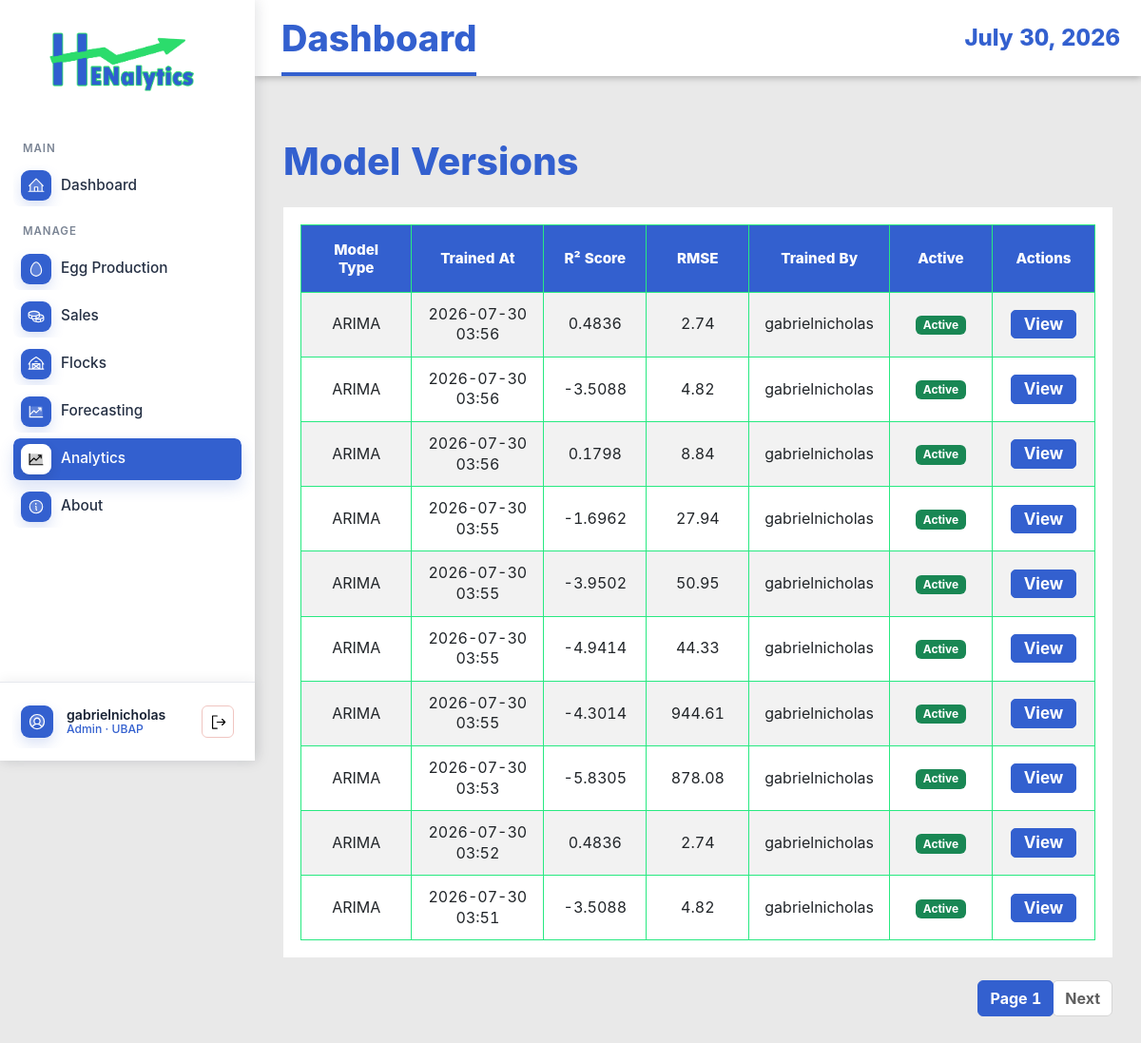
The app's page /model-versions/ (signed in), older data.
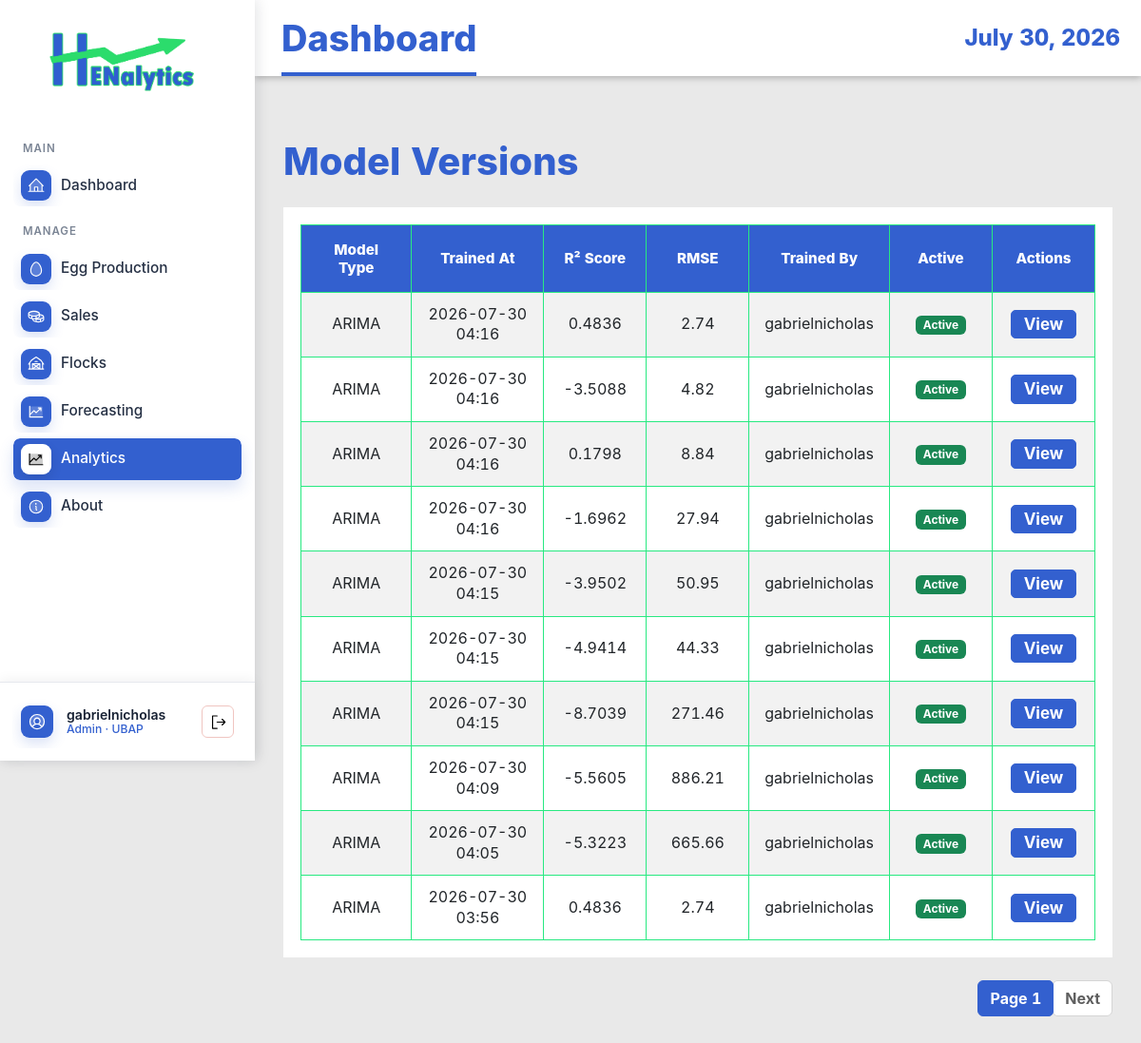
The same page, newer data.
### EggProduction/models.py (models this page shows, shortened)
class ModelVersion(models.Model):
    MODEL_TYPE_CHOICES = (
        ('arima', 'ARIMA'),
        ('mlr', 'Multiple Linear Regression'),
        ('hybrid', 'Hybrid Model'),
        ('lstm', 'LSTM Neural Network'),
    )
    model_type = models.CharField(max_length=20, choices=MODEL_TYPE_CHOICES)
    trained_at = models.DateTimeField(auto_now_add=True)
    triggered_by = models.ForeignKey(User, on_delete=models.SET_NULL, null=True)
    r2_score = models.DecimalField(max_digits=5, decimal_places=4, null=True, blank=True)
    rmse = models.DecimalField(max_digits=10, decimal_places=2, null=True, blank=True)
    mae = models.DecimalField(max_digits=10, decimal_places=2, null=True, blank=True)
    mape = models.DecimalField(max_digits=8, decimal_places=2, null=True, blank=True)
    baseline_rmse = models.DecimalField(max_digits=10, decimal_places=2, null=True, blank=True)
    aic_score = models.DecimalField(max_digits=15, decimal_places=2, null=True, blank=True)
    arima_order = models.CharField(max_length=20, null=True, blank=True, help_text="Format: (p,d,q)")
    pkl_path = models.CharField(max_length=255, null=True, blank=True)
    is_active = models.BooleanField(default=True)
    training_rows = models.IntegerField(null=True, blank=True)
    created_at = models.DateTimeField(auto_now_add=True)
    class Meta:
        ordering = ['-trained_at']
        verbose_name_plural = "Model Versions"

### EggProduction/views.py (the view)
# urls.py: path('model-versions/', views.ModelVersionListView.as_view(), name='model-version-list'),
class ModelVersionListView(ManagerAccessMixin, ListView):
    model = ModelVersion
    template_name = 'egg_production/model_version_list.html'
    context_object_name = 'models'
    paginate_by = 10
    ordering = ['-trained_at']

### EggProduction/views.py (called while the page is built)
    def test_func(self):
        user = self.request.user
        try:
            profile = UserProfile.objects.get(user=user)
            return profile.role in ['admin', 'manager']
        except UserProfile.DoesNotExist:
            return user.is_superuser

### EggProduction/templates/egg_production/model_version_list.html (shortened to what this page needs)
{% extends 'base.html' %}
{% load static %}
{% block content %}
<div class="container mt-4">
    <h1 class="mb-4">Model Versions</h1>
    {% if models %}
    <div class="table-responsive">
        <table class="table table-striped table-hover">
            <thead class="table-dark">
                <tr>
                    <th>Model Type</th>
                    <th>Trained At</th>
                    <th>R² Score</th>
                    <th>RMSE</th>
                    <th>Trained By</th>
                    <th>Active</th>
                    <th>Actions</th>
                </tr>
            </thead>
            <tbody>
                {% for model in models %}
                <tr>
                    <td>{{ model.get_model_type_display }}</td>
                    <td>{{ model.trained_at|date:"Y-m-d H:i" }}</td>
                    <td>{{ model.r2_score|default:"N/A" }}</td>
                    <td>{{ model.rmse|default:"N/A" }}</td>
                    <td>{{ model.triggered_by.get_full_name|default:model.triggered_by.username }}</td>
                    <td>
                        {% if model.is_active %}
                        <span class="badge bg-success">Active</span>
                        {% else %}
                        <span class="badge bg-secondary">Inactive</span>
                        {% endif %}
                    </td>
                    <td>
                        <a href="{% url 'eggproduction:model-version-detail' model.pk %}"
                            class="btn btn-sm btn-info">View</a>
                    </td>
                </tr>
                {% endfor %}
            </tbody>
        </table>
    </div>
    {% if is_paginated %}
    <nav aria-label="Page navigation">
        <ul class="pagination justify-content-center">
            <li class="page-item active"><a class="page-link" href="#">Page {{ page_obj.number }}</a></li>
            {% if page_obj.has_next %}
            <li class="page-item"><a class="page-link" href="?page={{ page_obj.next_page_number }}">Next</a></li>
            {% endif %}
        </ul>
    </nav>
    {% endif %}
    {% else %}
    <div class="alert alert-info">No models available.</div>
    {% endif %}
</div>
{% endblock %}

### EggProduction/templates/base.html (shortened to what the changed rows need)
{% load static %}
<!DOCTYPE html>
<html lang="en">
<head>
    <link href="https://cdn.jsdelivr.net/npm/bootstrap@5.3.0/dist/css/bootstrap.min.css" rel="stylesheet">
    <link rel="stylesheet" href="https://cdn.datatables.net/1.13.8/css/jquery.dataTables.min.css">
    <link rel="stylesheet" href="https://cdn.datatables.net/buttons/2.4.2/css/buttons.dataTables.min.css">
    <link rel="stylesheet" href="{% static 'EggProduction/css/style.css' %}">
</head>
<body class="{% if request.user.is_authenticated %}app-body{% else %}auth-body{% endif %}">
    {% if request.user.is_authenticated %}
    <div class="app-shell">
        <aside class="app-sidebar">
            <a href="{% url 'eggproduction:dashboard' %}" class="brand-lockup">
                <img src="{% static 'EggProduction/img/logo-login.png' %}" alt="Henalytics">
            </a>
            <nav class="side-nav" aria-label="Main navigation">
                <div class="nav-section-label">MAIN</div>
                <a href="{% url 'eggproduction:dashboard' %}"
                    class="side-link {% if request.resolver_match.url_name == 'dashboard' %}active{% endif %}">
                    <img class="side-icon side-img-icon" src="{% static 'EggProduction/img/house-line-duotone.svg' %}"
                        alt="" aria-hidden="true">
                    <span>Dashboard</span>
                </a>
                <div class="nav-section-label">MANAGE</div>
                <a href="{% url 'eggproduction:production-log-list' %}"
                    class="side-link {% if 'production-log' in request.resolver_match.url_name or 'grading-log' in request.resolver_match.url_name %}active{% endif %}">
                    <img class="side-icon side-img-icon" src="{% static 'EggProduction/img/egg-duotone.svg' %}" alt=""
                        aria-hidden="true">
                    <span>Egg Production</span>
                </a>
                <a href="{% url 'eggproduction:sales-transaction-list' %}"
                    class="side-link {% if 'sales-transaction' in request.resolver_match.url_name or 'sales-item' in request.resolver_match.url_name %}active{% endif %}">
                    <img class="side-icon side-img-icon" src="{% static 'EggProduction/img/coins-duotone.svg' %}" alt=""
                        aria-hidden="true">
                    <span>Sales</span>
                </a>
                <a href="{% url 'eggproduction:flock-list' %}"
                    class="side-link {% if 'flock' in request.resolver_match.url_name %}active{% endif %}">
                    <img class="side-icon side-img-icon" src="{% static 'EggProduction/img/barn-duotone.svg' %}" alt=""
                        aria-hidden="true">
                    <span>Flocks</span>
                </a>
                {% if request.user.is_superuser or request.user.userprofile.role == 'admin' or request.user.userprofile.role == 'manager' %}
                <a href="{% url 'eggproduction:experimental-forecasting' %}"
                    class="side-link {% if request.resolver_match.url_name == 'experimental-forecasting' %}active{% endif %}">
                    <img class="side-icon side-img-icon" src="{% static 'EggProduction/img/chart-line-up-duotone.svg' %}"
                        alt="" aria-hidden="true">
                    <span>Forecasting</span>
                </a>
                <a href="{% url 'eggproduction:harvest-forecast-list' %}"
                    class="side-link {% if request.resolver_match.url_name != 'experimental-forecasting' and 'forecast' in request.resolver_match.url_name or 'model-version' in request.resolver_match.url_name %}active{% endif %}">
                    <img class="side-icon side-img-icon" src="{% static 'EggProduction/img/chart-line-up-duotone.svg' %}"
                        alt="" aria-hidden="true">
                    <span>Analytics</span>
                </a>
                {% endif %}
                <a href="{% url 'index' %}"
                    class="side-link {% if request.resolver_match.url_name == 'index' %}active{% endif %}">
                    <img class="side-icon side-img-icon" src="{% static 'EggProduction/img/info-duotone.svg' %}" alt=""
                        aria-hidden="true">
                    <span>About</span>
                </a>
            </nav>
            <div class="sidebar-account">
                <div class="account-summary">
                    <img class="account-avatar-img" src="{% static 'EggProduction/img/user-circle-duotone.svg' %}" alt=""
                        aria-hidden="true">
                    <span class="account-copy">
                        <span class="account-name">{{ request.user.get_full_name|default:request.user.username }}</span>
                        <span class="account-role">
                            {% if request.user.is_superuser %}
                            Admin
                            {% elif request.user.userprofile.display_role %}
                            {{ request.user.userprofile.display_role }}
                            {% else %}
                            Staff
                            {% endif %}
                            &middot; UBAP
                        </span>
                    </span>
                    <form method="post" action="{% url 'logout' %}" class="account-logout-form account-logout-inline" data-swal-logout
                        data-swal-title="Sign out?"
                        data-swal-text="You will be returned to the login page."
                        data-swal-confirm-text="Sign out"
                        data-swal-cancel-text="Stay signed in">
                        <button type="submit" class="account-logout-button" title="Logout" aria-label="Logout">
                            <img class="logout-icon-img" src="{% static 'EggProduction/img/sign-out.svg' %}" alt="" aria-hidden="true">
                        </button>
                    </form>
                </div>
            </div>
        </aside>
        <section class="app-panel">
            <header class="app-topbar">
                <h1>{% block page_title %}Dashboard{% endblock %}</h1>
                <time>{% now "F j, Y" %}</time>
            </header>
            <main class="app-content">
                {% else %}
                <main>
                    {% endif %}
                    {% block content %}{% endblock %}
                    {% if request.user.is_authenticated %}
                </main>
        </section>
    </div>
    {% else %}
    </main>
    {% endif %}
</body>
</html>

Row changes from the older to the newer data that the page shows:
no longer on this page (row unchanged): ModelVersion: model_type "ARIMA", trained_at "2026-07-30 03:56", r2_score "-3.5088", rmse "4.82", triggered_by.get_full_name "gabrielnicholas", is_active "Active"
no longer on this page (row unchanged): ModelVersion: model_type "ARIMA", trained_at "2026-07-30 03:56", r2_score "0.1798", rmse "8.84", triggered_by.get_full_name "gabrielnicholas", is_active "Active"
no longer on this page (row unchanged): ModelVersion: model_type "ARIMA", trained_at "2026-07-30 03:55", r2_score "-1.6962", rmse "27.94", triggered_by.get_full_name "gabrielnicholas", is_active "Active"
no longer on this page (row unchanged): ModelVersion: model_type "ARIMA", trained_at "2026-07-30 03:55", r2_score "-3.9502", rmse "50.95", triggered_by.get_full_name "gabrielnicholas", is_active "Active"
no longer on this page (row unchanged): ModelVersion: model_type "ARIMA", trained_at "2026-07-30 03:55", r2_score "-4.9414", rmse "44.33", triggered_by.get_full_name "gabrielnicholas", is_active "Active"
no longer on this page (row unchanged): ModelVersion: model_type "ARIMA", trained_at "2026-07-30 03:55", r2_score "-4.3014", rmse "944.61", triggered_by.get_full_name "gabrielnicholas", is_active "Active"
no longer on this page (row unchanged): ModelVersion: model_type "ARIMA", trained_at "2026-07-30 03:53", r2_score "-5.8305", rmse "878.08", triggered_by.get_full_name "gabrielnicholas", is_active "Active"
no longer on this page (row unchanged): ModelVersion: model_type "ARIMA", trained_at "2026-07-30 03:52", r2_score "0.4836", rmse "2.74", triggered_by.get_full_name "gabrielnicholas", is_active "Active"
no longer on this page (row unchanged): ModelVersion: model_type "ARIMA", trained_at "2026-07-30 03:51", r2_score "-3.5088", rmse "4.82", triggered_by.get_full_name "gabrielnicholas", is_active "Active"
added ModelVersion: model_type "ARIMA", trained_at "2026-07-30 04:16", r2_score "0.4836", rmse "2.74", triggered_by.get_full_name "gabrielnicholas", is_active "Active"
added ModelVersion: model_type "ARIMA", trained_at "2026-07-30 04:16", r2_score "-3.5088", rmse "4.82", triggered_by.get_full_name "gabrielnicholas", is_active "Active"
added ModelVersion: model_type "ARIMA", trained_at "2026-07-30 04:16", r2_score "0.1798", rmse "8.84", triggered_by.get_full_name "gabrielnicholas", is_active "Active"
added ModelVersion: model_type "ARIMA", trained_at "2026-07-30 04:16", r2_score "-1.6962", rmse "27.94", triggered_by.get_full_name "gabrielnicholas", is_active "Active"
added ModelVersion: model_type "ARIMA", trained_at "2026-07-30 04:15", r2_score "-3.9502", rmse "50.95", triggered_by.get_full_name "gabrielnicholas", is_active "Active"
added ModelVersion: model_type "ARIMA", trained_at "2026-07-30 04:15", r2_score "-4.9414", rmse "44.33", triggered_by.get_full_name "gabrielnicholas", is_active "Active"
added ModelVersion: model_type "ARIMA", trained_at "2026-07-30 04:15", r2_score "-8.7039", rmse "271.46", triggered_by.get_full_name "gabrielnicholas", is_active "Active"
added ModelVersion: model_type "ARIMA", trained_at "2026-07-30 04:09", r2_score "-5.5605", rmse "886.21", triggered_by.get_full_name "gabrielnicholas", is_active "Active"
added ModelVersion: model_type "ARIMA", trained_at "2026-07-30 04:05", r2_score "-5.3223", rmse "665.66", triggered_by.get_full_name "gabrielnicholas", is_active "Active"
